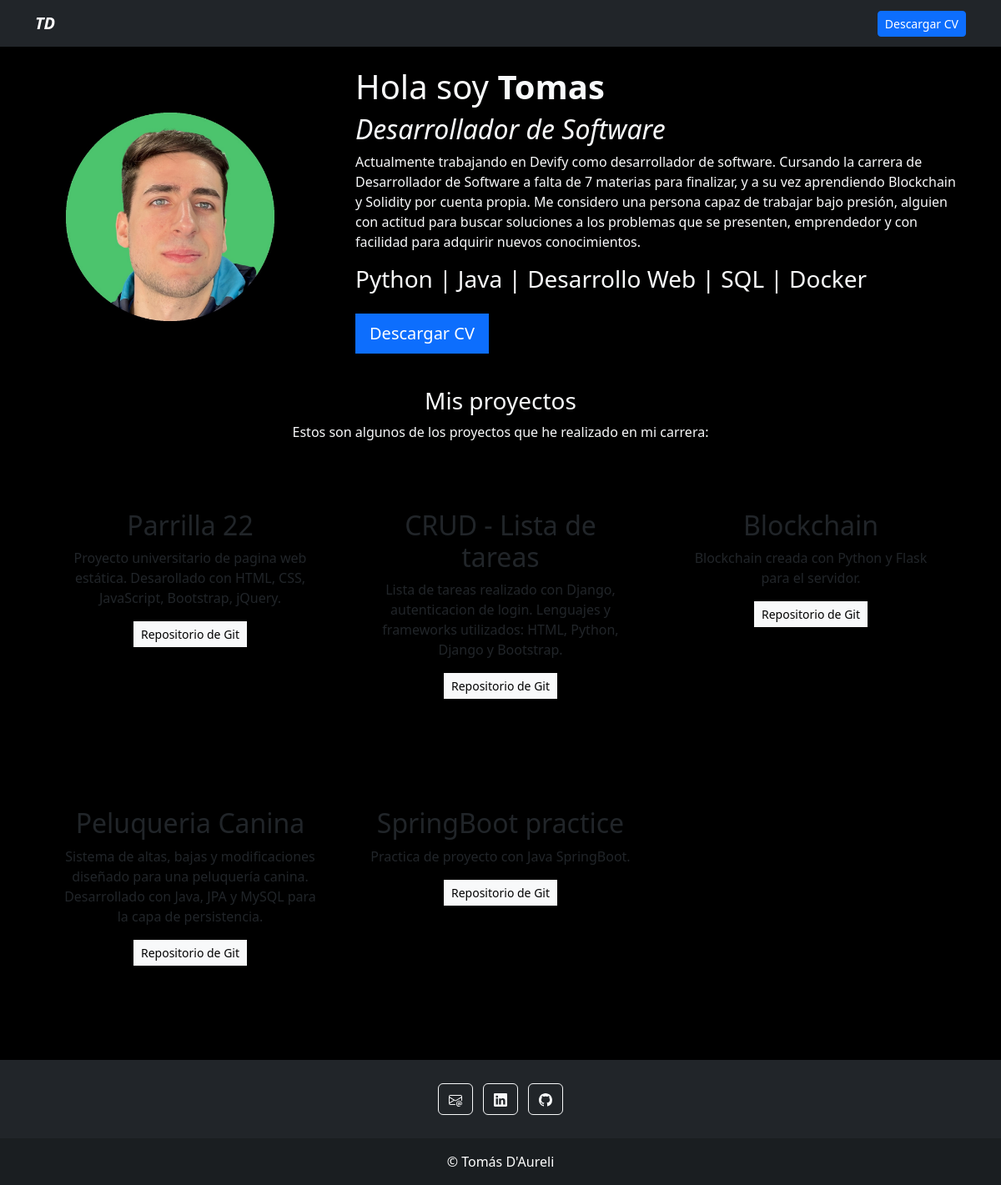
Page /home/ on the earlier database version.
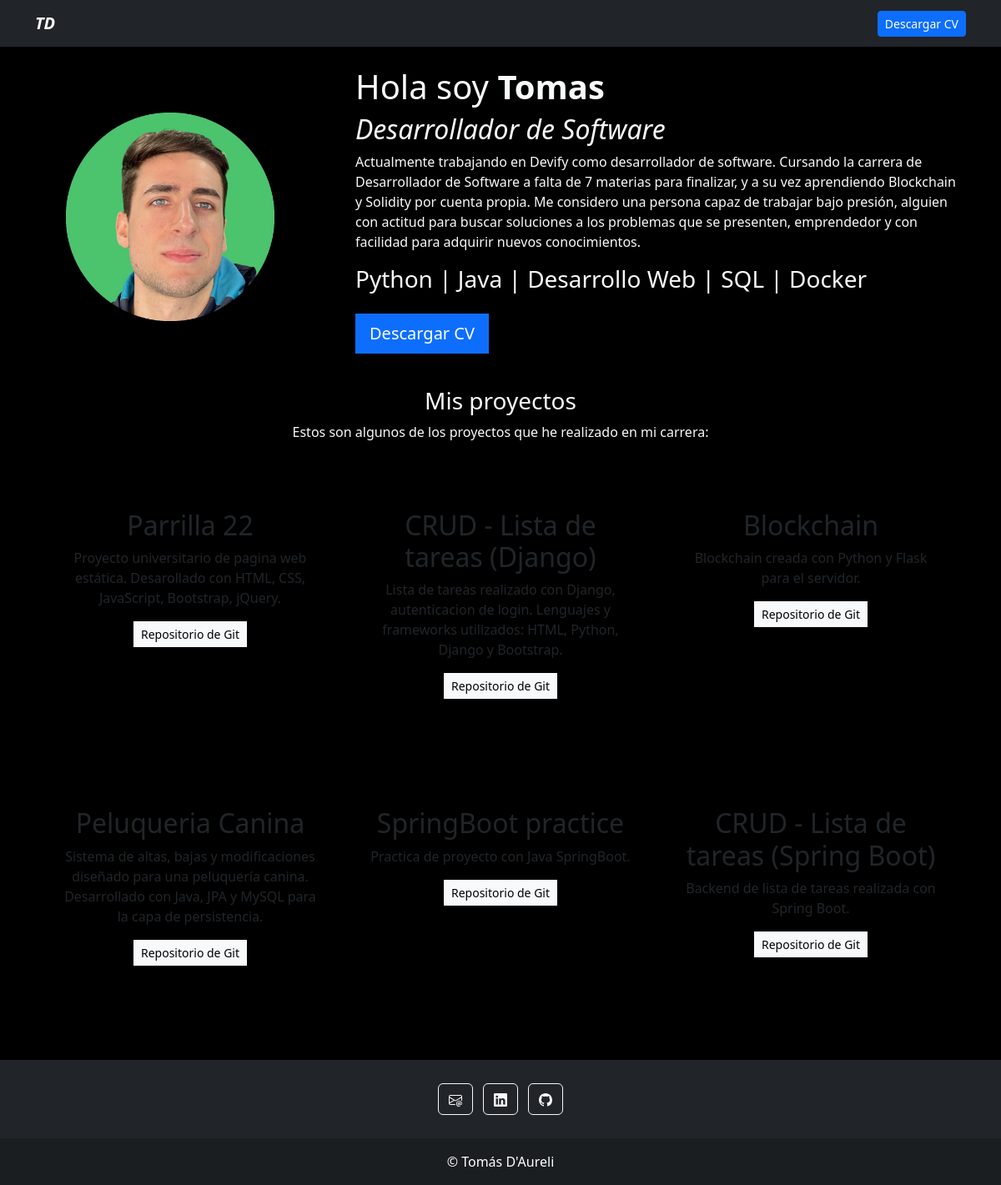
Same page on the later database version.
### app/models.py (models this page shows)
class Project(models.Model):
    title = CharField(max_length=100)
    description = CharField(max_length=250)
    link = URLField(blank=True)

### app/views.py (the view)
# urls.py: path('home/', views.index, name="index"),
def index(request):
        projects = Project.objects.all()
        user = User.objects.get(id=1)
        return render(request, 'home.html', {
                "projects": projects,
                "user": user
        })

### app/templates/home.html (shortened to what this page needs)
{% extends 'layout.html' %}
{% block content %}
{% load static %}
    <header class="row">
        <div class="col md-4 my-auto">
            <img src="{% static 'files/profile_pic.jpg' %}" alt="" width="300">
        </div>
        <div class="col-md-8 my-auto">
            <h1>Hola soy <strong>{{user.name}}</strong></h1>
            <h2><i>{{user.job}}</i></h2>
            <p>{{user.bio}}</p>
            <h3>{{user.knowledge}}</h3>
            <a href="https://drive.google.com/drive/folders/1B_2QF-qlHp1uxhSPmr0ECe_B_5k3u2Xg?usp=sharing" class="btn btn-primary btn-lg rounded-0 my-3" target="_blank">Descargar CV</a>
        </div>
    </header>
    <div class="row my-4 text-center">
        <h3>Mis proyectos</h3>
        <p>Estos son algunos de los proyectos que he realizado en mi carrera:</p>
        {% for project in projects %}
            <div class="col-md-4 my-5 pd-4">
                <div class="card bg-black card-project">
                    <div class="card-body">
                        <h2>{{project.title}}</h2>
                        <p>{{project.description}}</p>
                        <a href="{{project.link}}" class="btn btn-light rounded-0 btn-sm" target="_blank">Repositorio de Git</a>
                    </div>
                </div>
            </div>
        {% endfor %}
    </div>
{% endblock %}

Differences in the rows shown:
changed Project: title "CRUD - Lista de tareas" → "CRUD - Lista de tareas (Django)"
added Project: title "CRUD - Lista de tareas (Spring Boot)", description "Backend de lista de tareas realizada con Spring Boot."
